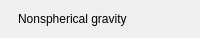
               <widget class="QFrame" name="setNonsphericalGravity">
                <property name="minimumSize">
                 <size>
                  <width>0</width>
                  <height>38</height>
                 </size>
                </property>
                <property name="maximumSize">
                 <size>
                  <width>16777215</width>
                  <height>38</height>
                 </size>
                </property>
                <property name="role" stdset="0">
                 <string>statusRow</string>
                </property>
                <property name="bind_fixedHeight" stdset="0">
                 <string>rh</string>
                </property>
                <layout class="QHBoxLayout" name="setNonsphericalGravityLayout" stretch="0,0,0,0,1">
                 <property name="spacing">
                  <number>0</number>
                 </property>
                 <property name="leftMargin">
                  <number>0</number>
                 </property>
                 <property name="topMargin">
                  <number>0</number>
                 </property>
                 <property name="rightMargin">
                  <number>0</number>
                 </property>
                 <property name="bottomMargin">
                  <number>0</number>
                 </property>
                 <item>
                  <widget class="QLabel" name="setNonsphericalGravityDot">
                   <property name="minimumSize">
                    <size>
                     <width>6</width>
                     <height>6</height>
                    </size>
                   </property>
                   <property name="maximumSize">
                    <size>
                     <width>6</width>
                     <height>6</height>
                    </size>
                   </property>
                   <property name="role" stdset="0">
                    <string>dot</string>
                   </property>
                   <property name="tone" stdset="0">
                    <string>ok</string>
                   </property>
                   <property name="bind_tone" stdset="0">
                    <string>setup.nonsphericalGravity ? 'ok' : 'faint'</string>
                   </property>
                  </widget>
                 </item>
                 <item>
                  <spacer name="gap_40">
                   <property name="orientation">
                    <enum>Qt::Orientation::Horizontal</enum>
                   </property>
                   <property name="sizeType">
                    <enum>QSizePolicy::Policy::Fixed</enum>
                   </property>
                   <property name="sizeHint" stdset="0">
                    <size>
                     <width>12</width>
                     <height>1</height>
                    </size>
                   </property>
                  </spacer>
                 </item>
                 <item>
                  <widget class="QLabel" name="setNonsphericalGravityLabel">
                   <property name="text">
                    <string>Nonspherical gravity</string>
                   </property>
                   <property name="minimumSize">
                    <size>
                     <width>102</width>
                     <height>0</height>
                    </size>
                   </property>
                   <property name="role" stdset="0">
                    <string>rowLabel</string>
                   </property>
                  </widget>
                 </item>
                 <item>
                  <spacer name="hSpacer_27">
                   <property name="orientation">
                    <enum>Qt::Orientation::Horizontal</enum>
                   </property>
                   <property name="sizeHint" stdset="0">
                    <size>
                     <width>10</width>
                     <height>20</height>
                    </size>
                   </property>
                  </spacer>
                 </item>
                 <item>
                  <widget class="QLabel" name="setNonsphericalGravityValue">
                   <property name="alignment">
                    <set>Qt::AlignmentFlag::AlignRight|Qt::AlignmentFlag::AlignVCenter</set>
                   </property>
                   <property name="role" stdset="0">
                    <string>rowValue</string>
                   </property>
                   <property name="bind" stdset="0">
                    <string>Format.onOff(setup.nonsphericalGravity)</string>
                   </property>
                   <property name="elide" stdset="0">
                    <bool>true</bool>
                   </property>
                  </widget>
                 </item>
                </layout>
               </widget>
